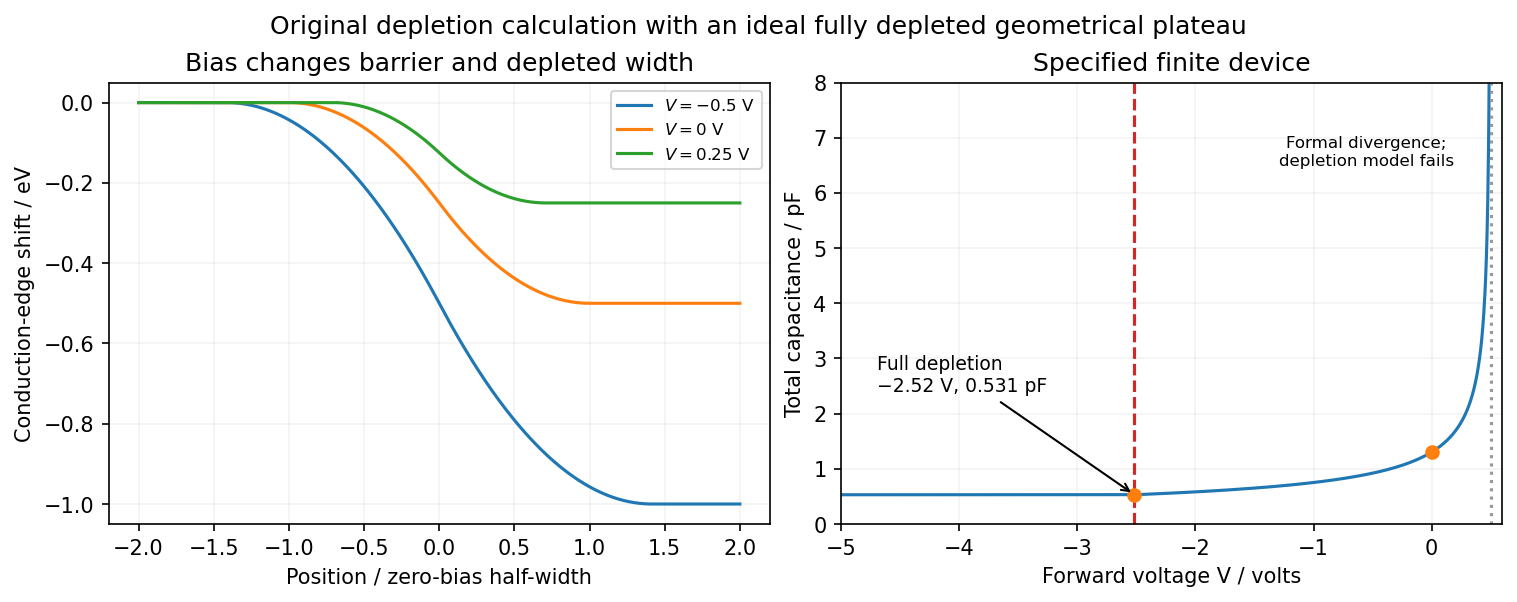

The script that drew this image:
"""Original explanatory plot; run from the corresponding _media directory."""
from pathlib import Path
import numpy as np
import matplotlib
matplotlib.use("Agg")
import matplotlib.pyplot as plt
plt.rcParams.update({"font.size": 10, "figure.facecolor": "white", "axes.facecolor": "white"})

fig,axs=plt.subplots(1,2,figsize=(10,3.9),layout='constrained');x=np.linspace(-2,2,700)
for V in [-.5,0,.25]:
 B=.5-V;w=np.sqrt(B/.5);u=x/w;s=np.where(u<-1,0,np.where(u<0,(u+1)**2/2,np.where(u<1,1-(1-u)**2/2,1)))
 axs[0].plot(x,-B*s,label=rf'$V={V:g}$ V')
axs[0].set(xlabel='Position / zero-bias half-width',ylabel='Conduction-edge shift / eV',title='Bias changes barrier and depleted width');axs[0].legend(fontsize=8);axs[0].grid(alpha=.15)
eps=12*8.8541878188e-12;e=1.602176634e-19;N=2e19;d=1e-5;area=1e-7;Vfd=.5-e*N*d*d/eps;Cfd=eps*area/(2*d);V=np.linspace(-5,.4998,1800)
C=np.maximum(area/2*np.sqrt(eps*e*N/(.5-V)),Cfd);axs[1].plot(V,C*1e12);axs[1].axvline(Vfd,color='tab:red',ls='--');axs[1].axvline(.5,color='0.6',ls=':');axs[1].plot([0,Vfd],[area/2*np.sqrt(eps*e*N/.5)*1e12,Cfd*1e12],'o');axs[1].annotate('Full depletion\n−2.52 V, 0.531 pF',(Vfd,Cfd*1e12),(-4.7,2.4),fontsize=9,arrowprops=dict(arrowstyle='->'));axs[1].text(-.55,6.5,'Formal divergence;\ndepletion model fails',fontsize=8,ha='center');axs[1].set(xlabel='Forward voltage V / volts',ylabel='Total capacitance / pF',xlim=(-5,.6),ylim=(0,8),title='Specified finite device');axs[1].grid(alpha=.15)
fig.suptitle('Original depletion calculation with an ideal fully depleted geometrical plateau')

fig.savefig(Path.cwd()/Path(__file__).with_suffix(".png").name, dpi=150, facecolor="white", bbox_inches="tight")
plt.close(fig)
